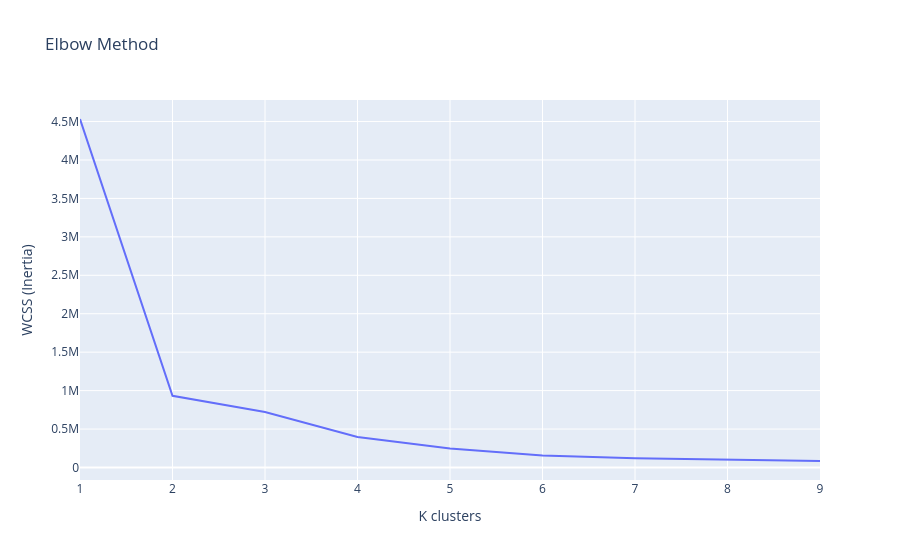

The code cell stored with this chart in its notebook:
### Code cell
# Elbow Method
# Lista para armazenar os valores de inércia (WCSS)
n_clusters = range(1, 10)
kmeans = [KMeans(n_clusters=i, random_state=42).fit(X.values) for i in n_clusters]
wcss = [kmeans[i].inertia_ for i in range(len(kmeans))]

# Plotando o gráfico
pltdf = pd.DataFrame({'K clusters': n_clusters, 'WCSS (Inertia)': wcss})
px.line(pltdf, x='K clusters', y='WCSS (Inertia)', title='Elbow Method')

### Figure 1 — Plotly figure (JSON) as saved in the notebook; plotly's stock layout.template omitted (floating-point values rounded to 4 significant figures)
{"data": [{"hovertemplate": "K clusters=%{x}<br>WCSS (Inertia)=%{y}<extra></extra>", "legendgroup": "", "line": {"color": "#636efa", "dash": "solid"}, "marker": {"symbol": "circle"}, "mode": "lines", "name": "", "orientation": "v", "showlegend": false, "type": "scatter", "x": [1, 2, 3, 4, 5, 6, 7, 8, 9], "xaxis": "x", "y": [4533000.0, 932000.0, 721100.0, 395600.0, 246900.0, 155000.0, 118800.0, 100200.0, 84510.0], "yaxis": "y"}], "layout": {"legend": {"tracegroupgap": 0}, "title": {"text": "Elbow Method"}, "xaxis": {"anchor": "y", "domain": [0, 1], "title": {"text": "K clusters"}}, "yaxis": {"anchor": "x", "domain": [0, 1], "title": {"text": "WCSS (Inertia)"}}}}
